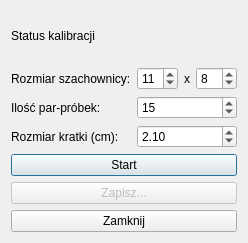
<?xml version="1.0" encoding="UTF-8"?>
<ui version="4.0">
 <class>CalibrationDialog</class>
 <widget class="QDialog" name="CalibrationDialog">
  <property name="geometry">
   <rect>
    <x>0</x>
    <y>0</y>
    <width>231</width>
    <height>207</height>
   </rect>
  </property>
  <property name="maximumSize">
   <size>
    <width>16777215</width>
    <height>207</height>
   </size>
  </property>
  <property name="windowTitle">
   <string>Kalibracja</string>
  </property>
  <layout class="QGridLayout" name="gridLayout">
   <item row="1" column="0">
    <widget class="QLabel" name="label">
     <property name="text">
      <string>Rozmiar szachownicy:</string>
     </property>
    </widget>
   </item>
   <item row="1" column="1">
    <widget class="QSpinBox" name="spinBoxCalibrationBoard1">
     <property name="minimum">
      <number>1</number>
     </property>
     <property name="maximum">
      <number>20</number>
     </property>
     <property name="value">
      <number>11</number>
     </property>
    </widget>
   </item>
   <item row="1" column="2">
    <widget class="QLabel" name="label_2">
     <property name="text">
      <string>x</string>
     </property>
     <property name="alignment">
      <set>Qt::AlignCenter</set>
     </property>
    </widget>
   </item>
   <item row="1" column="3">
    <widget class="QSpinBox" name="spinBoxCalibrationBoard2">
     <property name="minimum">
      <number>1</number>
     </property>
     <property name="maximum">
      <number>20</number>
     </property>
     <property name="value">
      <number>8</number>
     </property>
    </widget>
   </item>
   <item row="4" column="0" colspan="4">
    <widget class="QPushButton" name="buttonCalibrationStart">
     <property name="text">
      <string>Start</string>
     </property>
    </widget>
   </item>
   <item row="5" column="0" colspan="4">
    <widget class="QPushButton" name="buttonCalibrationSave">
     <property name="enabled">
      <bool>false</bool>
     </property>
     <property name="text">
      <string>Zapisz...</string>
     </property>
    </widget>
   </item>
   <item row="0" column="0" colspan="4">
    <widget class="QLabel" name="labelCalibrationStatus">
     <property name="minimumSize">
      <size>
       <width>0</width>
       <height>50</height>
      </size>
     </property>
     <property name="maximumSize">
      <size>
       <width>16777215</width>
       <height>50</height>
      </size>
     </property>
     <property name="text">
      <string>Status kalibracji</string>
     </property>
    </widget>
   </item>
   <item row="2" column="0">
    <widget class="QLabel" name="label_4">
     <property name="text">
      <string>Ilość par-próbek:</string>
     </property>
    </widget>
   </item>
   <item row="2" column="1" colspan="3">
    <widget class="QSpinBox" name="spinBoxCalibrationSamples">
     <property name="minimum">
      <number>5</number>
     </property>
     <property name="maximum">
      <number>30</number>
     </property>
     <property name="value">
      <number>15</number>
     </property>
    </widget>
   </item>
   <item row="6" column="0" colspan="4">
    <widget class="QPushButton" name="closeButton">
     <property name="text">
      <string>Zamknij</string>
     </property>
    </widget>
   </item>
   <item row="3" column="0">
    <widget class="QLabel" name="label_3">
     <property name="text">
      <string>Rozmiar kratki (cm):</string>
     </property>
    </widget>
   </item>
   <item row="3" column="1" colspan="3">
    <widget class="QDoubleSpinBox" name="realSizeSpinBox">
     <property name="maximum">
      <double>10.000000000000000</double>
     </property>
     <property name="singleStep">
      <double>0.050000000000000</double>
     </property>
     <property name="value">
      <double>2.100000000000000</double>
     </property>
    </widget>
   </item>
  </layout>
 </widget>
 <layoutdefault spacing="6" margin="11"/>
 <resources/>
 <connections/>
</ui>
